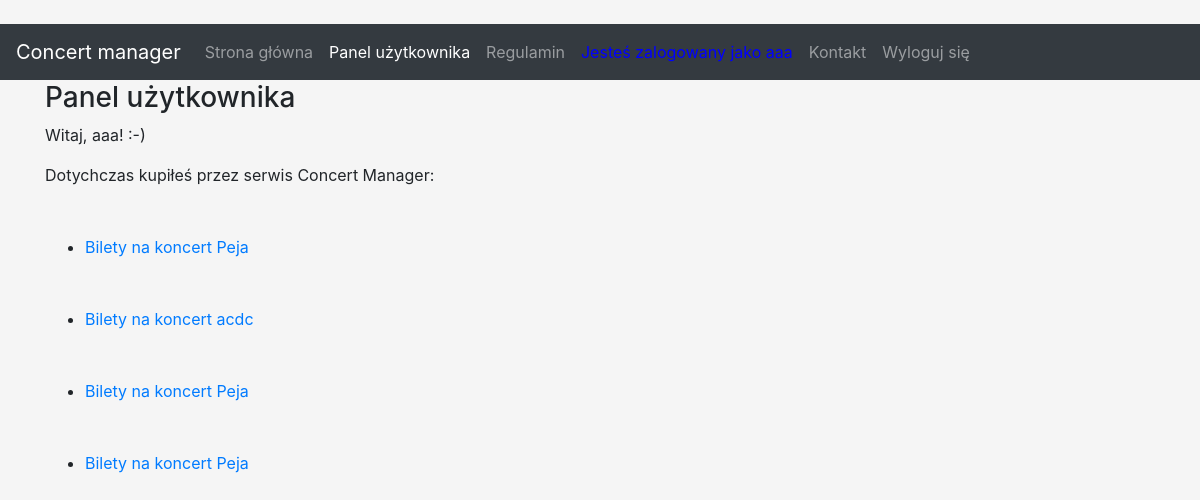
/dashboard (signed in), run on an earlier commit of the app's database.
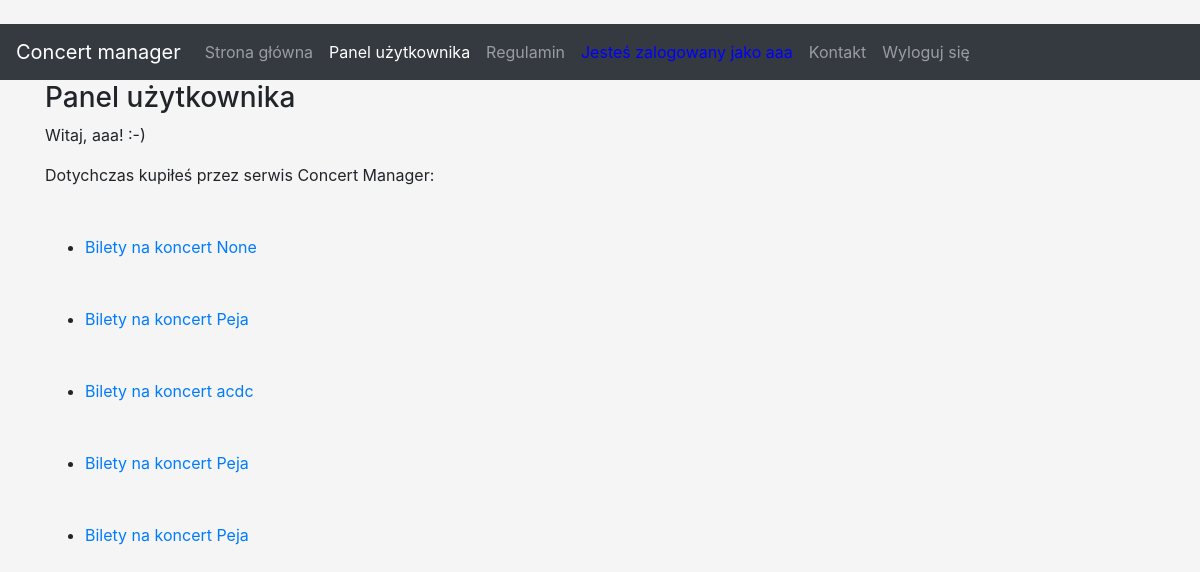
And on a later commit of the database.
### models.py (models this page shows, shortened)
class User(db.Model):
    __tablename__ = 'user'
    id = Column(Integer, autoincrement=True, primary_key=True)
    username = Column(String(20), unique=True)
    active = Column(Boolean, default=True)
    email = Column(String(30), unique=True)
    hashed_password = Column(String(20))
    usertype = Column(String(15), default="organizer")
    about = Column(String(200), default="")
    admin = Column(Boolean, default=False)
    is_anonymous = False
    is_authenticated = True
    posts = db.relationship('Ticket', backref='buyer', lazy='dynamic')

class Ticket(db.Model):
    __tablename__ = 'ticket'
    ticket_id = Column(Integer, autoincrement=True, primary_key=True)
    user_login = db.Column(db.String(20), db.ForeignKey('user.username'))
    nr_plyta_ticket = db.Column(Integer)
    price_plyta_ticket = db.Column(db.Float)
    nr_trybuny_ticket = db.Column(Integer)
    price_trybuny_ticket = db.Column(db.Float)
    nr_gc_ticket = db.Column(Integer)
    price_gc_ticket = db.Column(db.Float)
    nr_vip_ticket = db.Column(Integer)
    price_vip_ticket = db.Column(db.Float)
    show_id = db.Column(Integer)
    band = db.Column(db.String(30))

### views.py (the view)
@app.route('/dashboard', methods=['GET', 'POST'])
@login_required
def dashboard():
    user_login = current_user.username
    ticket = Ticket.query.filter_by(user_login=user_login).order_by(Ticket.ticket_id.desc())
    return render_template("buy_dashboard.html", ticket = ticket)

### views.py (called while the page is built)
@loginManager.user_loader
def load_user(user_id):
    loaded_user = User.query.filter_by(id=user_id).first()
    if type(loaded_user) is str:
        return None
    else:
        return loaded_user

### templates/buy_dashboard.html
﻿{% extends "_base.html" %}
{% set page_id = 'dashboard' %}
{% block content %}
  <div class="row">
    <div class="col-12">
      <h3>Panel użytkownika</h3>
        <p>Witaj, {{ current_user.username }}! :-)</p>
Dotychczas kupiłeś przez serwis Concert Manager:
        <br>
        <br>
 <ul>
  {% for i in ticket %}
     <br>
     <li>   <a href="/ticket?id={{i.ticket_id}}">Bilety na koncert {{i.band}}</a> </li>
     <br>
   {% endfor %}
 </ul>
    </div>
  </div>
{% endblock %}

### templates/_base.html (shortened to what this page needs)
﻿<!doctype html>
<html lang=en>
<head>
  <link rel="stylesheet" href="https://maxcdn.bootstrapcdn.com/bootstrap/4.0.0/css/bootstrap.min.css"
>
</head>
<body style="background-color:whitesmoke;">
  <nav class="navbar navbar-expand-md navbar-dark bg-dark">
    <a class="navbar-brand" href="/">Concert manager</a>
   <div class="collapse navbar-collapse">
      <ul class="navbar-nav mr-auto">
<li class="nav-item{% if page_id == 'info' %} active{% endif %}">
          <a class="nav-link" href="{{ url_for('info') }}">Strona główna</a>
        </li>
      {% if current_user.is_authenticated %}
          <li class="nav-item{% if page_id == 'dashboard' %} active{% endif %}">
          <a class="nav-link" href="/dashboard">Panel użytkownika</a>
        </li>
          <li class="nav-item{% if page_id == 'regulamin' %} active{% endif %}">
          <a class="nav-link" href="/regulamin">Regulamin</a>
        </li>
          <li class="nav-item{% if page_id == 'dashboard' %} active{% endif %}">
              <a class="nav-link" href="#" style="color:#0000FF">Jesteś zalogowany jako {{current_user.username}}</a>
              </li>
          <li class="nav-item{% if page_id == 'logout' %} active{% endif %}">
          <a class="nav-link"  href="/contact">Kontakt</a>
        </li>
        <li class="nav-item{% if page_id == 'logout' %} active{% endif %}">
          <a class="nav-link"  href="/logout">Wyloguj się</a>
        </li>
      {% endif %}
     </ul>
    </div>
  </nav>
  <div class="container">
    <div class="row">
      <div class="col-12">
      </div>
    </div>
    {% block content %}{% endblock %}
  </div>
</body>
</html>

What changed in the data, as far as the page shows it:
added Ticket: band "None"
